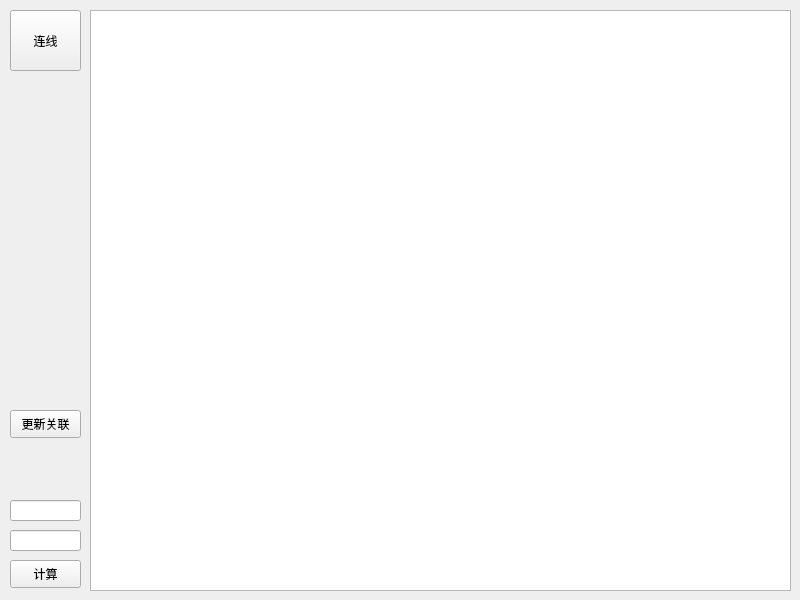
<?xml version="1.0" encoding="UTF-8"?>
<ui version="4.0">
 <class>CustomLikeBluePaintProClass</class>
 <widget class="QWidget" name="CustomLikeBluePaintProClass">
  <property name="geometry">
   <rect>
    <x>0</x>
    <y>0</y>
    <width>800</width>
    <height>600</height>
   </rect>
  </property>
  <property name="windowTitle">
   <string>CustomLikeBluePaintPro</string>
  </property>
  <widget class="QGraphicsView" name="graphicsView">
   <property name="geometry">
    <rect>
     <x>90</x>
     <y>10</y>
     <width>701</width>
     <height>581</height>
    </rect>
   </property>
  </widget>
  <widget class="QToolButton" name="lineToolButton">
   <property name="geometry">
    <rect>
     <x>10</x>
     <y>10</y>
     <width>71</width>
     <height>61</height>
    </rect>
   </property>
   <property name="text">
    <string>连线</string>
   </property>
  </widget>
  <widget class="QLineEdit" name="inputEdit">
   <property name="geometry">
    <rect>
     <x>10</x>
     <y>500</y>
     <width>71</width>
     <height>21</height>
    </rect>
   </property>
  </widget>
  <widget class="QLineEdit" name="outputEdit">
   <property name="geometry">
    <rect>
     <x>10</x>
     <y>530</y>
     <width>71</width>
     <height>21</height>
    </rect>
   </property>
  </widget>
  <widget class="QPushButton" name="calculateButton">
   <property name="geometry">
    <rect>
     <x>10</x>
     <y>560</y>
     <width>71</width>
     <height>28</height>
    </rect>
   </property>
   <property name="text">
    <string>计算</string>
   </property>
  </widget>
  <widget class="QPushButton" name="flashButton">
   <property name="geometry">
    <rect>
     <x>10</x>
     <y>410</y>
     <width>71</width>
     <height>28</height>
    </rect>
   </property>
   <property name="text">
    <string>更新关联</string>
   </property>
  </widget>
 </widget>
 <layoutdefault spacing="6" margin="11"/>
 <resources>
  <include location="CustomLikeBluePaintPro.qrc"/>
 </resources>
 <connections/>
</ui>
